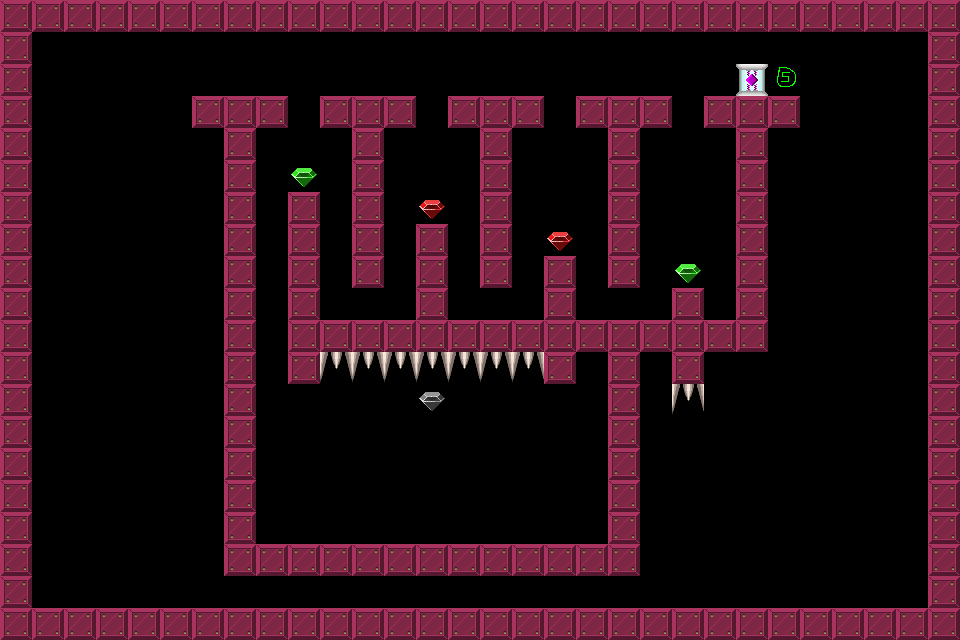

Tiled map render using the project's own tile images. Description and the map definition, with tile-layer contents summarised, below:
An orthogonal 30x20 tile map with 32x32 px tiles, 1 tile layer (Tile Layer 1).

<map version="1.0" orientation="orthogonal" width="30" height="20" tilewidth="32" tileheight="32">
 <tileset firstgid="1" name="brick-1" tilewidth="32" tileheight="32">
  <image source="brick-1.png" width="128" height="128" />
  <tile id="0">
   <properties>
    <property name="components" value="Platform" />
   </properties>
  </tile>
  <tile id="1">
   <properties>
    <property name="components" value="PlayerStart" />
   </properties>
  </tile>
  <tile id="2">
   <properties>
    <property name="components" value="Spikes, Deadly" />
   </properties>
  </tile>
  <tile id="3">
   <properties>
    <property name="components" value="Gem" />
   </properties>
  </tile>
  <tile id="4">
   <properties>
    <property name="components" value="Spikes, Deadly" />
   </properties>
  </tile>
  <tile id="5">
   <properties>
    <property name="components" value="Stone, Pushable, Platform" />
   </properties>
  </tile>
  <tile id="6">
   <properties>
    <property name="components" value="Gem, PowerUp" />
   </properties>
  </tile>
  <tile id="7">
   <properties>
    <property name="components" value="Gem, PowerDown" />
   </properties>
  </tile>
  <tile id="8">
   <properties>
    <property name="components" value="AntiStone, Pushable, Platform" />
   </properties>
  </tile>
 </tileset>
 <layer name="Tile Layer 1" width="30" height="20">
  <data>[600 cells, 207 non-empty, 7 distinct tile ids]</data>
 </layer>
</map>
